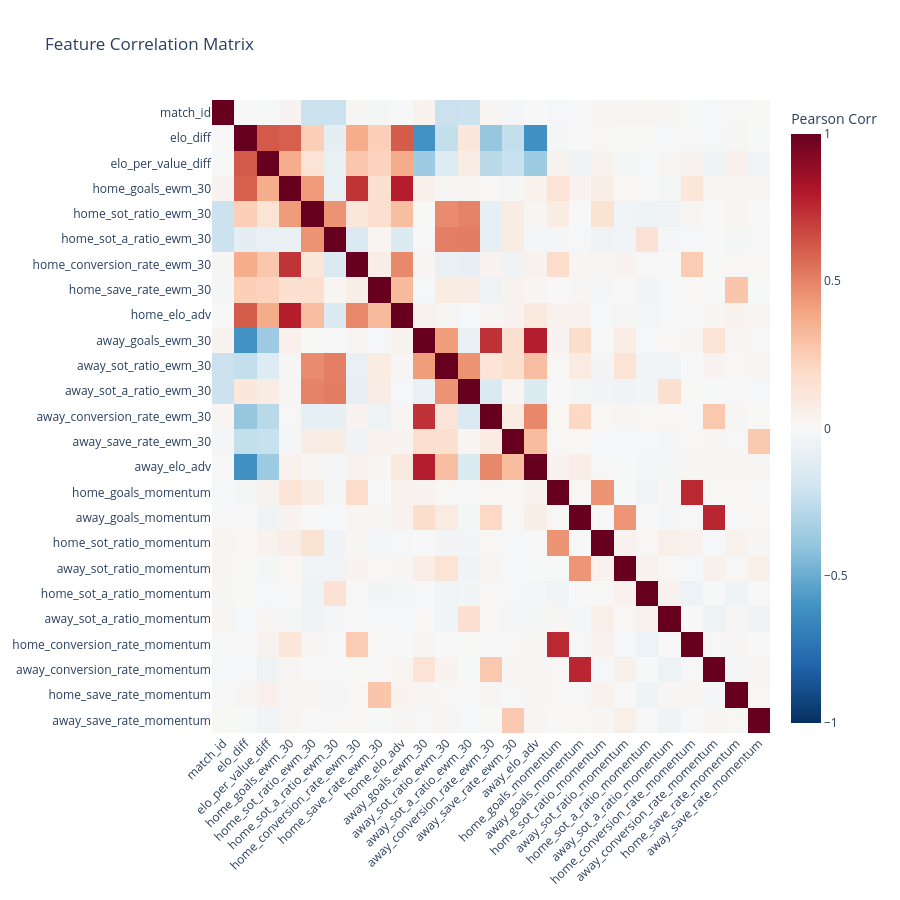

Source (notebook cell):
### Markdown cell above
From the correlation matrix we can spot a number very high correlations:
- All the EWM_30 features are heavily correlated with EWM_15. Also EWM_15 is quite correlated with EWM_4. This suggest a team's average doesn't change much over a window of 15 games compared to 30 games meaning we can safely drop all EWM_15 features.
- All EWM_4 are heavily correlated with the momentum features. Since the momentum features directly measure the spread of average form and recent form we'll keep those and drop the EWM_4 features
- Interestingly elo difference is heavily correlated with market val log difference, but elo per value difference is not. This means we can just have elo difference and elo per market val difference as to cover both market value and elo.
- Finally luck factor is too similar to the EWM_30 conversion rate and EWM_30 save rate which makes sense since it's a simple addition so we omit it too.

### Code cell
# Renaming Elo Advantage so it doesn't get dropped with all the EWM_4 features
ml_features = (
    ml_features
    .rename({
        f"home_elo_adv_ewm_{SHORT_WINDOW}": "home_elo_adv",
        f"away_elo_adv_ewm_{SHORT_WINDOW}": "away_elo_adv"
    })
)

ml_features = ml_features.drop([
    feature 
    for feature in ml_features.columns 
    if (f"ewm_{MEDIUM_WINDOW}" in feature) or (f"ewm_{SHORT_WINDOW}" in feature)
])

for side in ("home", "away"):
    ml_features = ml_features.drop(
        f"{side}_luck_factor", 
        f"{side}_mean_market_val",
        f"{side}_team_elo"
    )

ml_features = ml_features.drop("MV_log_diff")
plot_corr_matrix(ml_features, size=(900, 900))

### Figure 1 — Plotly figure (JSON) as saved in the notebook; plotly's stock layout.template omitted (floating-point values rounded to 4 significant figures; data arrays with more than 128 entries replaced by an {"elided": "..."} marker saying what was removed)
{"data": [{"coloraxis": "coloraxis", "hovertemplate": "x: %{x}<br>y: %{y}<br>Pearson Corr: %{z}<extra></extra>", "name": "0", "type": "heatmap", "x": ["match_id", "elo_diff", "elo_per_value_diff", "home_goals_ewm_30", "home_sot_ratio_ewm_30", "home_sot_a_ratio_ewm_30", "home_conversion_rate_ewm_30", "home_save_rate_ewm_30", "home_elo_adv", "away_goals_ewm_30", "away_sot_ratio_ewm_30", "away_sot_a_ratio_ewm_30", "away_conversion_rate_ewm_30", "away_save_rate_ewm_30", "away_elo_adv", "home_goals_momentum", "away_goals_momentum", "home_sot_ratio_momentum", "away_sot_ratio_momentum", "home_sot_a_ratio_momentum", "away_sot_a_ratio_momentum", "home_conversion_rate_momentum", "away_conversion_rate_momentum", "home_save_rate_momentum", "away_save_rate_momentum"], "xaxis": "x", "y": ["match_id", "elo_diff", "elo_per_value_diff", "home_goals_ewm_30", "home_sot_ratio_ewm_30", "home_sot_a_ratio_ewm_30", "home_conversion_rate_ewm_30", "home_save_rate_ewm_30", "home_elo_adv", "away_goals_ewm_30", "away_sot_ratio_ewm_30", "away_sot_a_ratio_ewm_30", "away_conversion_rate_ewm_30", "away_save_rate_ewm_30", "away_elo_adv", "home_goals_momentum", "away_goals_momentum", "home_sot_ratio_momentum", "away_sot_ratio_momentum", "home_sot_a_ratio_momentum", "away_sot_a_ratio_momentum", "home_conversion_rate_momentum", "away_conversion_rate_momentum", "home_save_rate_momentum", "away_save_rate_momentum"], "yaxis": "y", "z": {"elided": "25x25 float values"}}], "layout": {"coloraxis": {"cmax": 1, "cmin": -1, "colorbar": {"title": {"text": "Pearson Corr"}}, "colorscale": [[0, "rgb(5,48,97)"], [0.1, "rgb(33,102,172)"], [0.2, "rgb(67,147,195)"], [0.3, "rgb(146,197,222)"], [0.4, "rgb(209,229,240)"], [0.5, "rgb(247,247,247)"], [0.6, "rgb(253,219,199)"], [0.7, "rgb(244,165,130)"], [0.8, "rgb(214,96,77)"], [0.9, "rgb(178,24,43)"], [1, "rgb(103,0,31)"]]}, "height": 900, "title": {"text": "Feature Correlation Matrix"}, "width": 900, "xaxis": {"anchor": "y", "domain": [0, 1], "tickangle": -45}, "yaxis": {"anchor": "x", "autorange": "reversed", "domain": [0, 1]}}}
